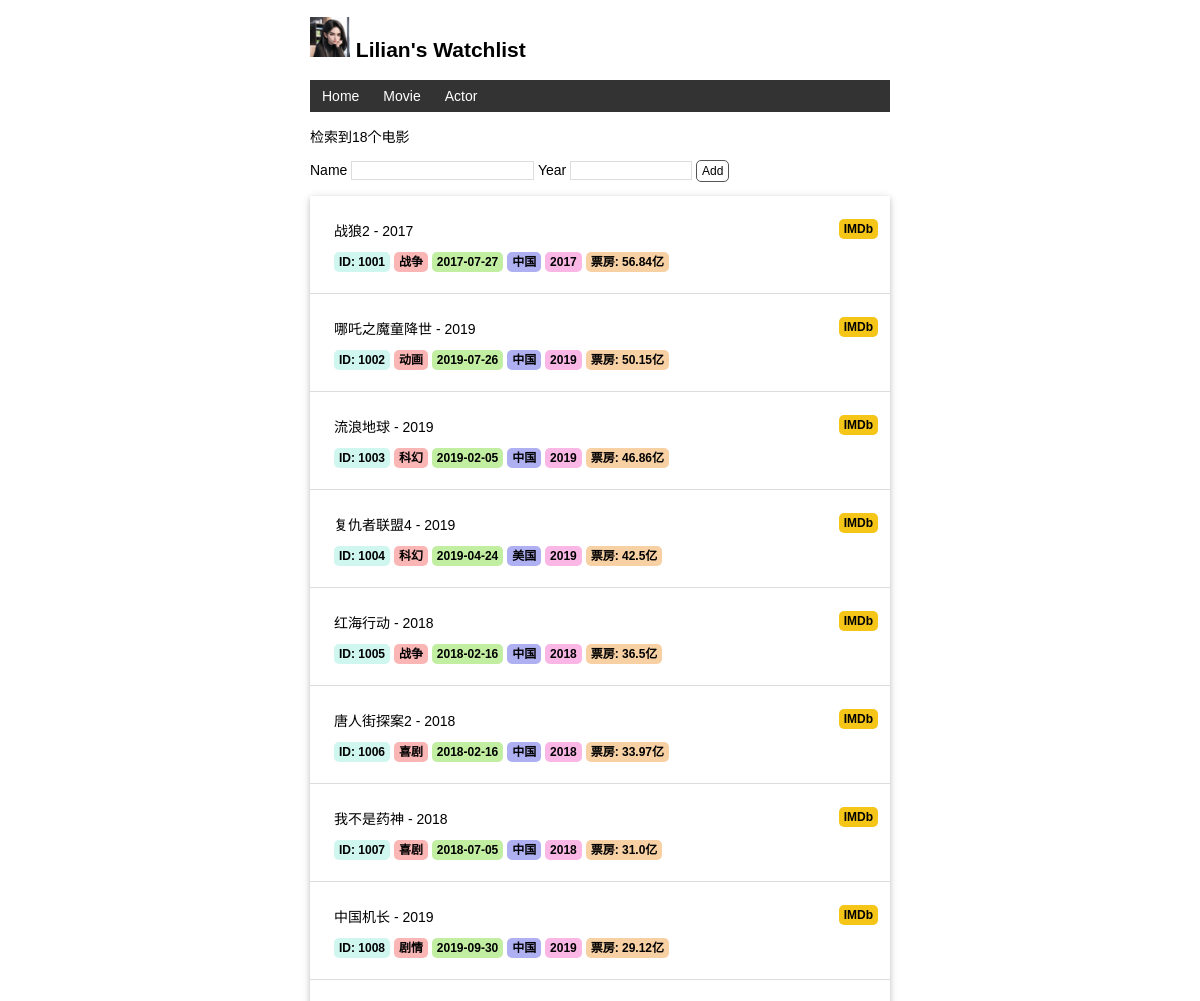
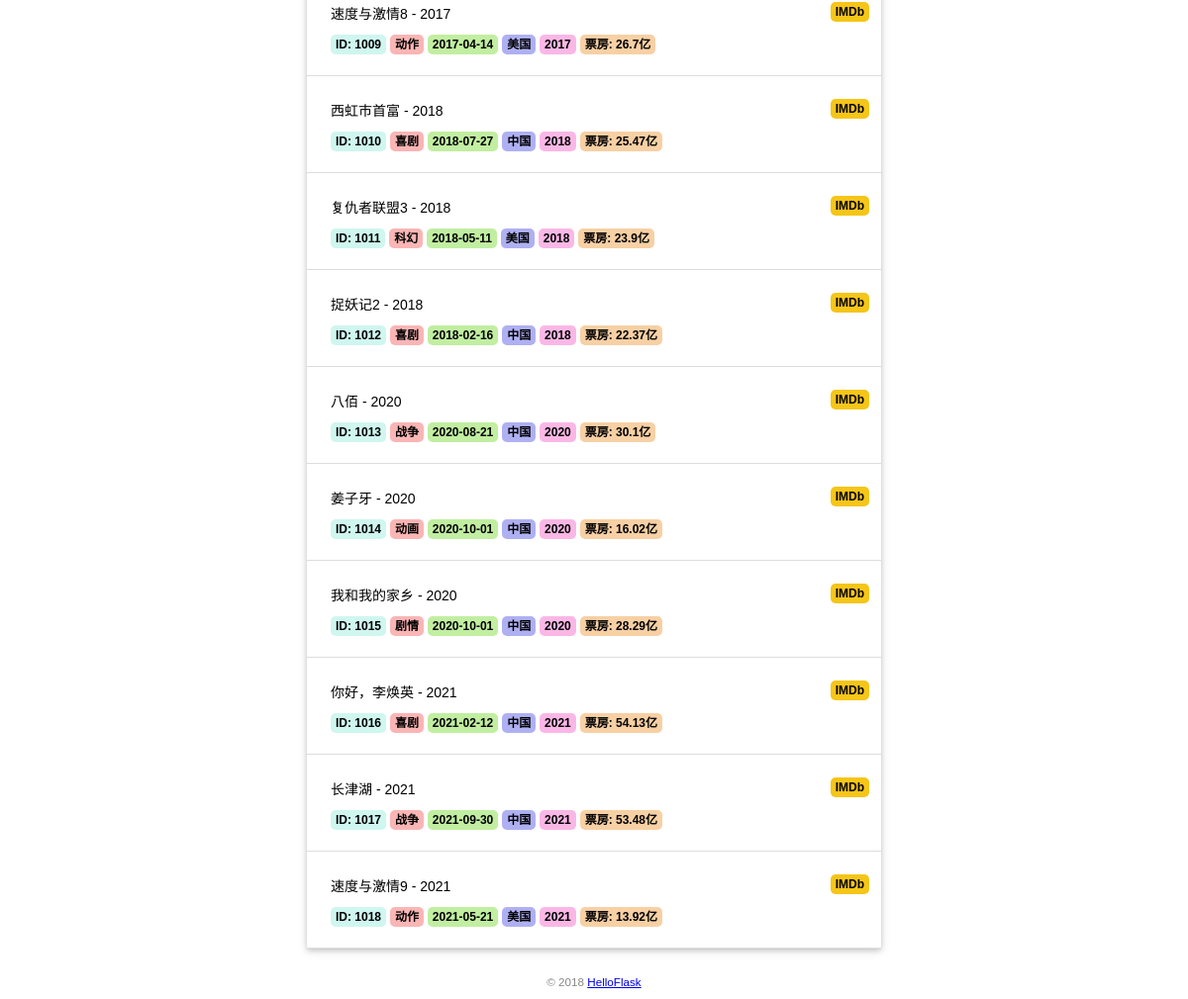
The page /movie on the database its author committed (2 pictures, top to bottom).
### app.py (models this page shows)
class MovieInfo(db.Model):
    movie_id = db.Column(db.String(10), primary_key=True, nullable=True)
    movie_name = db.Column(db.String(20), nullable=True)
    release_date = db.Column(db.String(20))
    country = db.Column(db.String(20))
    movie_type = db.Column(db.String(10))
    year = db.Column(db.Integer)
    box = db.Column(db.Float)

### app.py (the view)
@app.route('/movie', methods=['GET', 'POST'])
def movie():
    movies = MovieInfo.query.all()
    relations = MovieActorRelation.query.all()
    return render_template('movie.html', movies=movies, relations=relations)

### app.py (called while the page is built)
@app.context_processor
def inject_context():
    return dict(name="Lilian")

### templates/movie.html (shortened to what this page needs)
{% extends 'base.html' %}
{% block content %}
<p>检索到{{ movies|length }}个电影</p>
<form method="post">
    Name <input type="text" name="title" autocomplete="off" required>
    Year <input type="text" name="year" autocomplete="off" required>
    <input class="btn" type="submit" name="submit" value="Add">
</form>
<ul class="movie-list">
    {% for movie in movies %}
    <div>
        <li onclick="ToDetail('{{ movie.movie_id }}')" style="cursor: pointer">{{ movie.movie_name }} - {{ movie.year }}
            <span class="float-right">
                <a class="imdb" href="https://www.imdb.com/find?q={{ movie.movie_name }}" target="_blank" title="Find this movie on IMDb">
                IMDb</a>
            </span>
        </li>
        <span>
            <a class="id_type" target="_blank">ID: {{ movie.movie_id}}</a>
        </span>
        <span>
            <a class="type_type" target="_blank">{{ movie.movie_type}}</a>
        </span>
        <span>
            <a class="date_type" target="_blank">{{ movie.release_date }}</a>
        </span>
        <span>
            <a class="country_type" target="_blank">{{ movie.country}}</a>
        </span>
        <span>
            <a class="year_type" target="_blank">{{ movie.year}}</a>
        </span>
        <span>
            <a class="box_type" target="_blank">票房: {{ movie.box}}亿</a>
        </span>
    </div>
    {% endfor %}
</ul>
{% endblock %}

### static/css/style.css (style rules this page uses)
body { margin: auto; max-width: 580px; font-size: 14px; font-family: Helvetica, Arial, sans-serif; }
.movie-list { list-style-type: none; padding: 0; margin-bottom: 10px; box-shadow: 0 2px 5px 0 rgba(0, 0, 0, 0.16), 0 2px 10px 0 rgba(0, 0, 0, 0.12); }
.movie-list div { padding: 12px 12px 24px 24px; border-bottom: 1px solid #ddd; }
.movie-list div li { padding: 12px 0px; }
.movie-list div :last-child { border-bottom:none; }
.imdb { font-size: 12px; font-weight: bold; color: black; text-decoration: none; background: #F5C518; border-radius: 5px; padding: 3px 5px; }
.id_type { font-size: 12px; font-weight: bold; color: black; text-decoration: none; background: #cff6ef; border-radius: 5px; padding: 3px 5px; }
.type_type { font-size: 12px; font-weight: bold; color: black; text-decoration: none; background: #fab5b5; border-radius: 5px; padding: 3px 5px; }
.date_type { font-size: 12px; font-weight: bold; color: black; text-decoration: none; background: #c1eea1; border-radius: 5px; padding: 3px 5px; }
.country_type { font-size: 12px; font-weight: bold; color: black; text-decoration: none; background: #afb0f2; border-radius: 5px; padding: 3px 5px; }
.year_type { font-size: 12px; font-weight: bold; color: black; text-decoration: none; background: #fab7e6; border-radius: 5px; padding: 3px 5px; }
.box_type { font-size: 12px; font-weight: bold; color: black; text-decoration: none; background: #f7d0a4; border-radius: 5px; padding: 3px 5px; }
.float-right { float: right; }
input[type=submit] { font-family: inherit; }
input[type=text] { border: 1px solid #ddd; }
input[name=year] { width: 20%; }
.btn { font-size: 12px; padding: 3px 5px; text-decoration: none; cursor: pointer; background-color: white; color: black; border: 1px solid #555555; border-radius: 5px; margin-left: auto; }

### rows shown on the page
MovieInfo: movie_name "战狼2", year "2017", movie_id "1001", movie_type "战争", release_date "2017-07-27", country "中国", box "56.84"
MovieInfo: movie_name "哪吒之魔童降世", year "2019", movie_id "1002", movie_type "动画", release_date "2019-07-26", country "中国", box "50.15"
MovieInfo: movie_name "流浪地球", year "2019", movie_id "1003", movie_type "科幻", release_date "2019-02-05", country "中国", box "46.86"
MovieInfo: movie_name "复仇者联盟4", year "2019", movie_id "1004", movie_type "科幻", release_date "2019-04-24", country "美国", box "42.5"
MovieInfo: movie_name "红海行动", year "2018", movie_id "1005", movie_type "战争", release_date "2018-02-16", country "中国", box "36.5"
MovieInfo: movie_name "唐人街探案2", year "2018", movie_id "1006", movie_type "喜剧", release_date "2018-02-16", country "中国", box "33.97"
MovieInfo: movie_name "我不是药神", year "2018", movie_id "1007", movie_type "喜剧", release_date "2018-07-05", country "中国", box "31.0"
MovieInfo: movie_name "中国机长", year "2019", movie_id "1008", movie_type "剧情", release_date "2019-09-30", country "中国", box "29.12"
MovieInfo: movie_name "速度与激情8", year "2017", movie_id "1009", movie_type "动作", release_date "2017-04-14", country "美国", box "26.7"
MovieInfo: movie_name "西虹市首富", year "2018", movie_id "1010", movie_type "喜剧", release_date "2018-07-27", country "中国", box "25.47"
MovieInfo: movie_name "复仇者联盟3", year "2018", movie_id "1011", movie_type "科幻", release_date "2018-05-11", country "美国", box "23.9"
MovieInfo: movie_name "捉妖记2", year "2018", movie_id "1012", movie_type "喜剧", release_date "2018-02-16", country "中国", box "22.37"
MovieInfo: movie_name "八佰", year "2020", movie_id "1013", movie_type "战争", release_date "2020-08-21", country "中国", box "30.1"
MovieInfo: movie_name "姜子牙", year "2020", movie_id "1014", movie_type "动画", release_date "2020-10-01", country "中国", box "16.02"
MovieInfo: movie_name "我和我的家乡", year "2020", movie_id "1015", movie_type "剧情", release_date "2020-10-01", country "中国", box "28.29"
MovieInfo: movie_name "你好，李焕英", year "2021", movie_id "1016", movie_type "喜剧", release_date "2021-02-12", country "中国", box "54.13"
MovieInfo: movie_name "长津湖", year "2021", movie_id "1017", movie_type "战争", release_date "2021-09-30", country "中国", box "53.48"
MovieInfo: movie_name "速度与激情9", year "2021", movie_id "1018", movie_type "动作", release_date "2021-05-21", country "美国", box "13.92"

### other values the page prints
{{ name }} "Lilian"
{{ movies|length }} "18"
